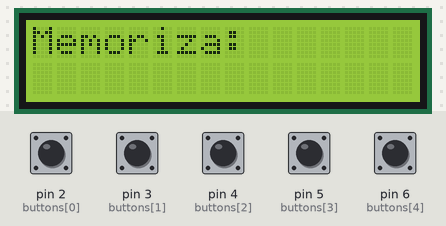
This sketch was run on a simulated Arduino Uno, built with avr-gcc and run on an emulated ATmega328P. Parts: 16×2 character LCD. The inputs (shaded band) are chosen by the test bench; at power-on: pin 2 (buttons[0]), pin 3 (buttons[1]), pin 4 (buttons[2]), pin 5 (buttons[3]), pin 6 (buttons[4]) HIGH. Random numbers use the default seed unless the sketch sets one.

Above: at 2.1 s.
At 3.2 s:
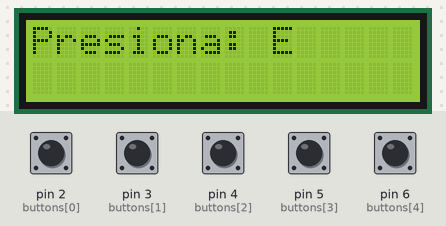
3.3 s: pin 6 (buttons[4]) pulled LOW for 1 s
At 5.3 s:
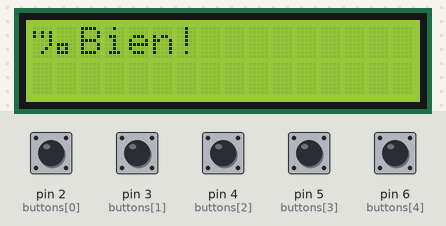
7.3 s: pin 2 (buttons[0]) pulsed LOW 5 times (0.12 s each, 0.3 s apart)
At 9.8 s:
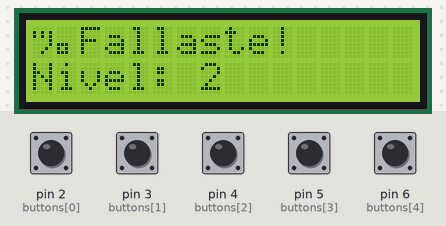
Timing chart, 0 to 11.3 s (numbered marks = the images above; inputs shaded):
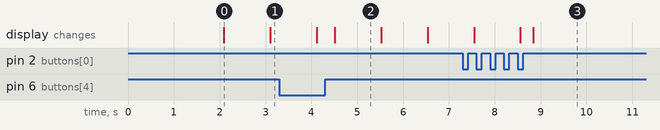

Measured:
- what the display in image 0 shows lasts 1.0 s, from 2.1 s to 3.1 s

The sketch:

memoria_dual.ino
```cpp
#include <Wire.h>
#include <LiquidCrystal_I2C.h>

#define MAX_LEVELS 20

LiquidCrystal_I2C lcd(0x27, 16, 2);

const int buttons[5] = { 2, 3, 4, 5, 6 }; // D2-D6
const char letters[5] = { 'A', 'B', 'C', 'D', 'E' };
const char numbers[5] = { '1', '2', '3', '4', '5' };

// the sequence of buttons to press in each level,
// randomly generated every time a new level is reached,
// sequences work as follows:
// - level 1 has a sequence of 1 button
// - level 2 has a sequence of 2 buttons
// - ...and so on
int sequence[MAX_LEVELS];
int level = 1;

void setup() {
  lcd.init();
  lcd.backlight();
  for (int i = 0; i < 5; i++) {
    pinMode(buttons[i], INPUT_PULLUP);
  }
  randomSeed(analogRead(0));
  lcd.setCursor(0,0);
  lcd.print("Memoria Dual");
  delay(2000);
  lcd.clear();
}

void loop() {
  // generate a new random sequence
  for (int i = 0; i < level; i++) {
    sequence[i] = random(0, 5);
  }

  // show the generated sequence
  lcd.clear();
  lcd.print("Memoriza:");
  delay(1000);
  for (int i = 0; i < level; i++) {
    lcd.clear();
    lcd.setCursor(0, 0);
    lcd.print("Presiona: ");
    lcd.print(random(0, 2) ? letters[sequence[i]] : numbers[sequence[i]]);
    delay(1000);
  }
  lcd.clear();
  lcd.print("Tu turno...");

  // check the answers
  if (!readAnswer()) {
    // loser
    lcd.clear();
    lcd.print("¡Fallaste!");
    lcd.setCursor(0, 1);
    lcd.print("Nivel: ");
    lcd.print(level);

    // restart
    delay(10000);
    level = 1;
  } else {
    // next level
    lcd.clear();
    lcd.print("¡Bien!");
    delay(1000);
    level++;

    // restart
    if (level > MAX_LEVELS) {
      level = 1;
    }
  }
}

// reads the sequence of buttons that the user
// presses, returns true if all of the buttons
// were correct, false otherwise
bool readAnswer() {
  for (int i = 0; i < level; i++) {
    if (readButtonPress() != sequence[i]) {
      return false;
    }
  }
  return true;
}

// waits until a button is pressed and returns
// which one was pressed (index in the buttons
// array)
int readButtonPress() {
  while (true) {
    for (int i = 0; i < 5; i++) {
      int button = buttons[i];
      if (digitalRead(button) == LOW) {
        while (digitalRead(button) == LOW); // wait until it's released
        delay(200);
        return i;
      }
    }
  }
}
```
